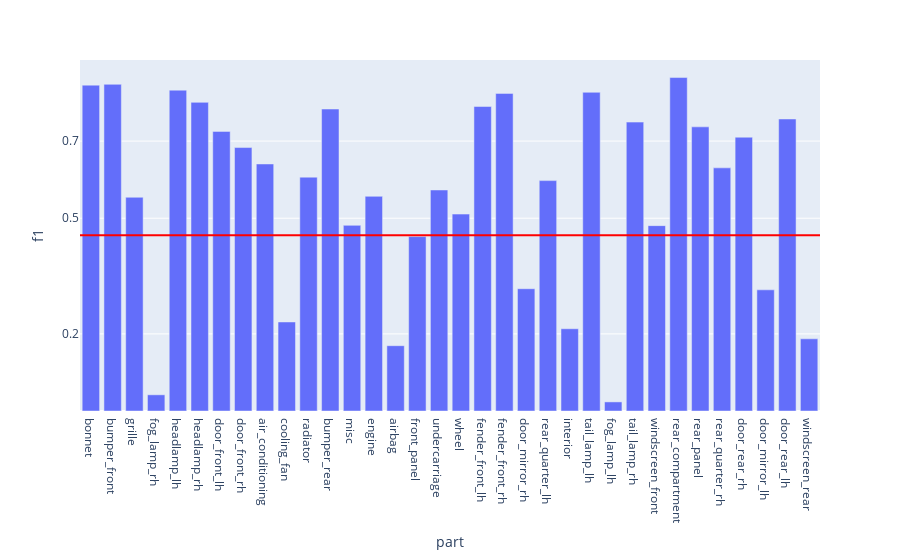

Notebook cell for this chart:
### Code cell
fig = px.bar(summaryPerfDf, x = 'part', y = 'f1')

fig.add_hline(y=avgRecall, line_width=2, line_color="red")

fig.update_layout(
    yaxis = dict(
        tickmode = 'array',
        tickvals = [np.format_float_positional(avgRecall, 1), 0.2, 0.5, 0.7],
    )
)
fig

### Figure 1 — Plotly figure (JSON) as saved in the notebook; plotly's stock layout.template omitted (floating-point values rounded to 4 significant figures)
{"data": [{"alignmentgroup": "True", "hovertemplate": "part=%{x}<br>f1=%{y}<extra></extra>", "legendgroup": "", "marker": {"color": "#636efa", "pattern": {"shape": ""}}, "name": "", "offsetgroup": "", "orientation": "v", "showlegend": false, "textposition": "auto", "type": "bar", "x": ["bonnet", "bumper_front", "grille", "fog_lamp_rh", "headlamp_lh", "headlamp_rh", "door_front_lh", "door_front_rh", "air_conditioning", "cooling_fan", "radiator", "bumper_rear", "misc", "engine", "airbag", "front_panel", "undercarriage", "wheel", "fender_front_lh", "fender_front_rh", "door_mirror_rh", "rear_quarter_lh", "interior", "tail_lamp_lh", "fog_lamp_lh", "tail_lamp_rh", "windscreen_front", "rear_compartment", "rear_panel", "rear_quarter_rh", "door_rear_rh", "door_mirror_lh", "door_rear_lh", "windscreen_rear"], "xaxis": "x", "y": [0.8451, 0.8472, 0.5543, 0.04199, 0.8321, 0.8004, 0.7252, 0.6832, 0.6406, 0.2309, 0.6065, 0.7832, 0.4815, 0.5568, 0.1694, 0.4523, 0.5732, 0.5107, 0.7896, 0.8237, 0.3171, 0.5975, 0.2133, 0.8266, 0.02361, 0.7492, 0.4807, 0.8648, 0.7369, 0.6306, 0.7101, 0.3143, 0.7573, 0.1872], "yaxis": "y"}], "layout": {"barmode": "relative", "legend": {"tracegroupgap": 0}, "margin": {"t": 60}, "shapes": [{"line": {"color": "red", "width": 2}, "type": "line", "x0": 0, "x1": 1, "xref": "x domain", "y0": 0.4555, "y1": 0.4555, "yref": "y"}], "xaxis": {"anchor": "y", "domain": [0, 1], "title": {"text": "part"}}, "yaxis": {"anchor": "x", "domain": [0, 1], "tickmode": "array", "tickvals": ["0.5", 0.2, 0.5, 0.7], "title": {"text": "f1"}}}}
